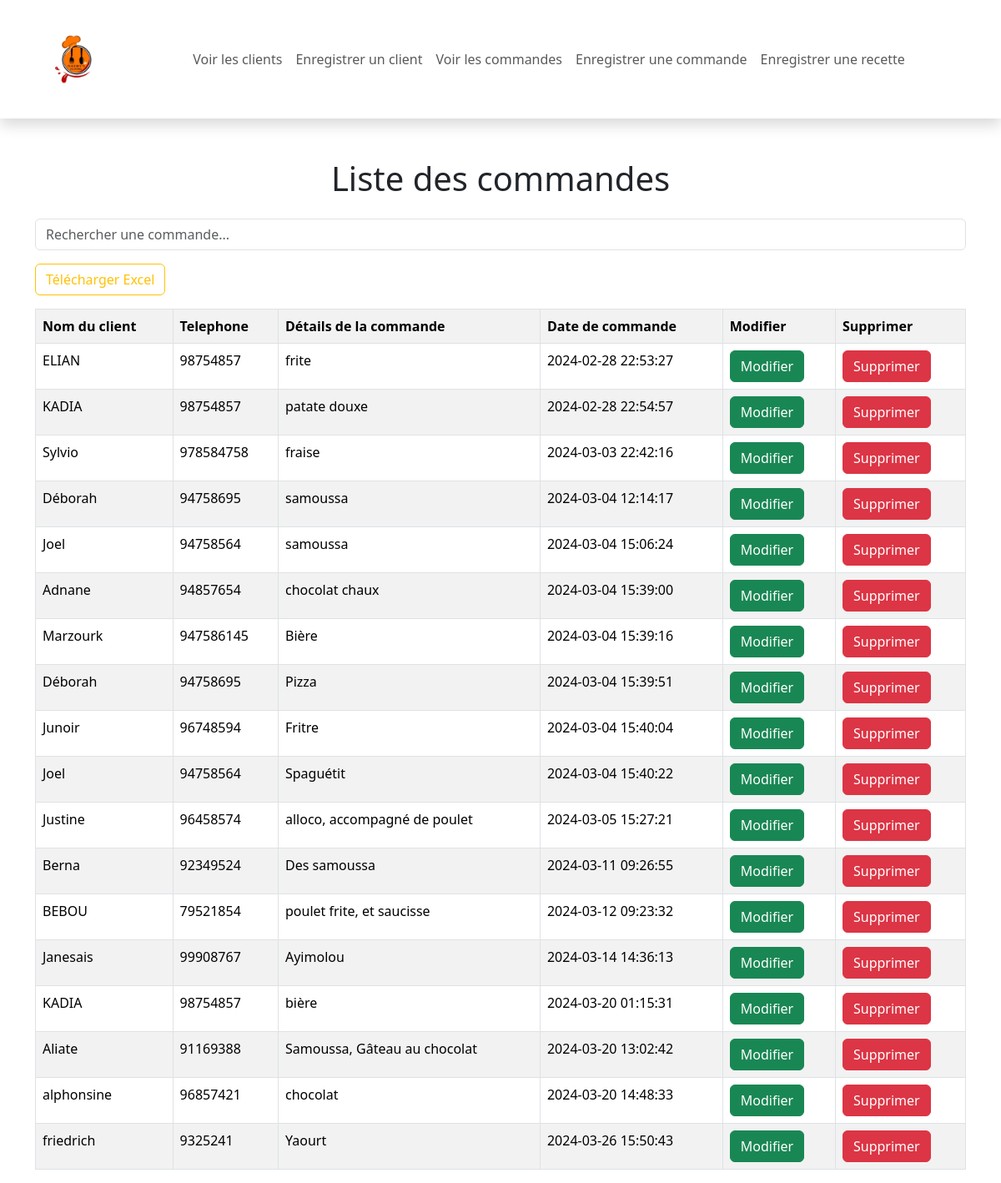
Screenshot of /aff_commande.php with the database file from the repository.
### tables this page shows
CREATE TABLE IF NOT EXISTS `commande` (
  `id` int(11) NOT NULL AUTO_INCREMENT,
  `details_commande` text NOT NULL,
  `date_commande` timestamp NOT NULL DEFAULT CURRENT_TIMESTAMP,
  `client_id` int(11) NOT NULL,
  `visible` tinyint(1) NOT NULL DEFAULT '1',
  PRIMARY KEY (`id`),
  KEY `client_id` (`client_id`)
);

CREATE TABLE IF NOT EXISTS `client` (
  `id_client` int(11) NOT NULL AUTO_INCREMENT,
  `nom_client` varchar(255) DEFAULT NULL,
  `numero_telephone` varchar(20) DEFAULT NULL,
  `adresse` text,
  `autres_informations` text,
  `visible` tinyint(1) NOT NULL DEFAULT '1',
  PRIMARY KEY (`id_client`)
);

### aff_commande.php (the view, shortened to what this page needs)
<?php
$dns = 'mysql:host=localhost;dbname=db_restau';
$utilisateur = 'root';
$motDePasse = '';
$options = array(
  PDO::ATTR_ERRMODE => PDO::ERRMODE_EXCEPTION,
  PDO::MYSQL_ATTR_INIT_COMMAND => "SET NAMES utf8"
);
try {
  $bdd = new PDO($dns, $utilisateur, $motDePasse, $options);
} catch (Exception $e) {
  die("Erreur : " . $e->getMessage());
}
$stmt = $bdd->query("SELECT * FROM commande JOIN client ON client.id_client = commande.client_id WHERE commande.visible = 1");
$commandes = $stmt->fetchAll(PDO::FETCH_ASSOC);
?>
<!DOCTYPE html>
<html lang="fr">
<head>
  <link rel="stylesheet" href="assets/css/bootstrap.min.css">
  <link rel="stylesheet" href="assets/js/bootstrap.min.js">
  <link rel="stylesheet" href="aff_commandes.css">
</head>
<body>
  <nav class="navbar navbar-expand-lg bg-while shadow  py-3">
    <div class="container">
      <a class="navbar-brand" href="#">
        <img src="img/nathy.jpg" alt="Logo" width="100px">
      </a>
      <div class="collapse navbar-collapse" id="navbarNav">
        <ul class="navbar-nav mx-auto">
          <li class="nav-item">
            <a class="nav-link" href="aff_client.php">Voir les clients</a>
          </li>
          <li class="nav-item">
            <a class="nav-link" href="client.php">Enregistrer un client</a>
          </li>
          <li class="nav-item">
            <a class="nav-link" href="aff_commande.php">Voir les commandes</a>
          </li>
          <li class="nav-item">
            <a class="nav-link" href="commande.php">Enregistrer une commande</a>
          </li>
          <li class="nav-item">
            <a class="nav-link" href="recette.php">Enregistrer une recette</a>
          </li>
        </ul>
      </div>
    </div>
  </nav>
  <div class="container">
    <div class="row">
      <div class="col-12">
        <h1 class="text-center mt-5 mb-4">Liste des commandes</h1>
      </div>
    </div>
    <input type="text" id="myInput" class="form-control mb-3" placeholder="Rechercher une commande...">
    <button class="btn btn-outline-warning custom-btn mb-3" onclick="exportToExcel()">Télécharger Excel</button>
    <table id="myTable" class="table table-striped table-bordered" style="width:100%">
      <tr>
        <th scope="col">Nom du client</th>
        <th scope="col">Telephone</th>
        <th scope="col">Détails de la commande</th>
        <th scope="col">Date de commande</th>
        <th scope="col">Modifier</th>
        <th scope="col">Supprimer</th>
      </tr>
      <?php foreach ($commandes as $commande) : ?>
        <tr>
          <td><?php echo $commande['nom_client']; ?></td>
          <td><?php echo $commande['numero_telephone']; ?></td>
          <td><?php echo $commande['details_commande']; ?></td>
          <td><?php echo $commande['date_commande']; ?></td>
          <td><a href="modifier_commande.php?id=<?php echo $commande['id']; ?>"><button class="btn btn-success">Modifier</button></a></td>
          <div>
            <td> <button type="button" class="btn btn-danger" data-bs-toggle="modal" data-bs-target="#SupprimerCommande">
                Supprimer
              </button> </td>
          </div>
        </tr>
      <?php endforeach; ?>
    </table>
  </div>
</body>
</html>

### rows the page displays
commande: client.nom_client "ELIAN", client.numero_telephone "98754857", details_commande "frite", date_commande "2024-02-28 22:53:27"
commande: client.nom_client "KADIA", client.numero_telephone "98754857", details_commande "patate douxe", date_commande "2024-02-28 22:54:57"
commande: client.nom_client "Sylvio", client.numero_telephone "978584758", details_commande "fraise", date_commande "2024-03-03 22:42:16"
commande: client.nom_client "Déborah", client.numero_telephone "94758695", details_commande "samoussa", date_commande "2024-03-04 12:14:17"
commande: client.nom_client "Joel", client.numero_telephone "94758564", details_commande "samoussa", date_commande "2024-03-04 15:06:24"
commande: client.nom_client "Adnane", client.numero_telephone "94857654", details_commande "chocolat chaux", date_commande "2024-03-04 15:39:00"
commande: client.nom_client "Marzourk", client.numero_telephone "947586145", details_commande "Bière", date_commande "2024-03-04 15:39:16"
commande: client.nom_client "Déborah", client.numero_telephone "94758695", details_commande "Pizza", date_commande "2024-03-04 15:39:51"
commande: client.nom_client "Junoir", client.numero_telephone "96748594", details_commande "Fritre", date_commande "2024-03-04 15:40:04"
commande: client.nom_client "Joel", client.numero_telephone "94758564", details_commande "Spaguétit", date_commande "2024-03-04 15:40:22"
commande: client.nom_client "Justine", client.numero_telephone "96458574", details_commande "alloco, accompagné de poulet", date_commande "2024-03-05 15:27:21"
commande: client.nom_client "Berna", client.numero_telephone "92349524", details_commande "Des samoussa", date_commande "2024-03-11 09:26:55"
commande: client.nom_client "BEBOU", client.numero_telephone "79521854", details_commande "poulet frite, et saucisse", date_commande "2024-03-12 09:23:32"
commande: client.nom_client "Janesais", client.numero_telephone "99908767", details_commande "Ayimolou", date_commande "2024-03-14 14:36:13"
commande: client.nom_client "KADIA", client.numero_telephone "98754857", details_commande "bière", date_commande "2024-03-20 01:15:31"
commande: client.nom_client "Aliate", client.numero_telephone "91169388", details_commande "Samoussa, Gâteau au chocolat", date_commande "2024-03-20 13:02:42"
commande: client.nom_client "alphonsine", client.numero_telephone "96857421", details_commande "chocolat", date_commande "2024-03-20 14:48:33"
commande: client.nom_client "friedrich", client.numero_telephone "9325241", details_commande "Yaourt", date_commande "2024-03-26 15:50:43"
